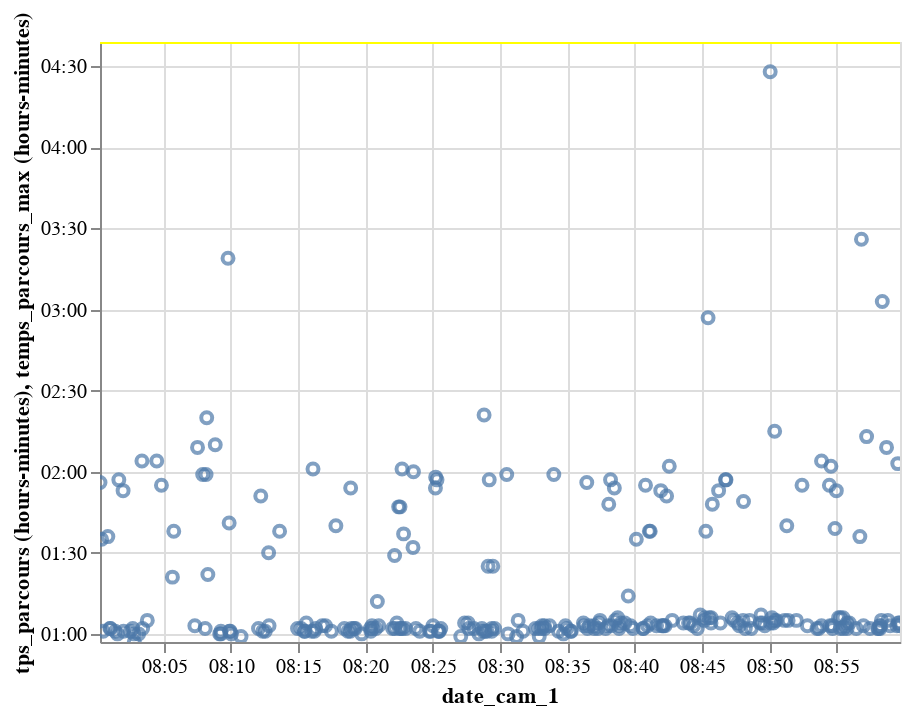

Notebook code cell kept with this figure:
### Code cell
test.graph()

### Figure 1 — Vega-Lite specification as saved in the notebook (floating-point values rounded to 4 significant figures; data arrays with more than 128 entries replaced by an {"elided": "..."} marker saying what was removed)
{"$schema": "https://vega.github.io/schema/vega-lite/v2.6.0.json", "config": {"view": {"height": 300, "width": 400}}, "datasets": {"data-a56571f5bc4406e744bfcfbc91cdef88": {"elided": "265 records"}}, "layer": [{"data": {"name": "data-a56571f5bc4406e744bfcfbc91cdef88"}, "encoding": {"tooltip": {"field": "tps_parcours", "timeUnit": "hoursminutes", "type": "temporal"}, "x": {"field": "date_cam_1", "type": "temporal"}, "y": {"field": "tps_parcours", "timeUnit": "hoursminutes", "type": "temporal"}}, "mark": "point", "selection": {"selector026": {"bind": "scales", "encodings": ["x", "y"], "mark": {"fill": "#333", "fillOpacity": 0.125, "stroke": "white"}, "on": "[mousedown, window:mouseup] > window:mousemove!", "resolve": "global", "translate": "[mousedown, window:mouseup] > window:mousemove!", "type": "interval", "zoom": "wheel!"}}}, {"data": {"name": "data-a56571f5bc4406e744bfcfbc91cdef88"}, "encoding": {"tooltip": {"field": "temps_parcours_max", "timeUnit": "hoursminutes", "type": "temporal"}, "x": {"field": "date_cam_1", "type": "temporal"}, "y": {"field": "temps_parcours_max", "timeUnit": "hoursminutes", "type": "temporal"}}, "mark": {"color": "yellow", "type": "line"}}]}
